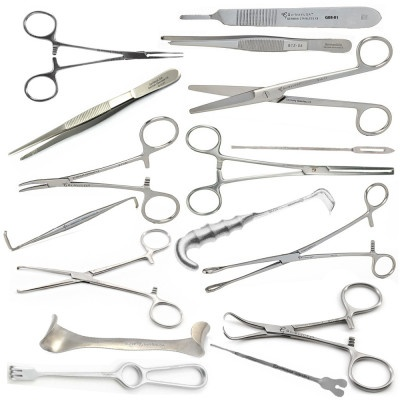
#> input picture color.jpg, 400 x 400 px
$ python image.py
#> lines starting #> are read from the running program, lines starting #| are printed output that depends on the picture; after the words box and inside, x2 and y2 are one past the last pixel; in counts of white or black regions, pixels touching at a corner belong together
### segmentation.py

def group( row,col,alpha,image,groupedImage):
    groupedImage[row][col]=alpha

    if 0<=row-1<len(groupedImage):
        if image[row-1][col]==True and groupedImage[row-1][col]==0:
            group(row-1,col,alpha,image,groupedImage)
    if 0<=row+1<len(groupedImage):
        if image[row+1][col]==True and groupedImage[row+1][col]==0:
            group(row+1,col,alpha,image,groupedImage)
    if 0<=col-1<len(groupedImage[0]):
        if image[row][col-1]==True and groupedImage[row][col-1]==0:
            group(row,col-1,alpha,image,groupedImage)
    if 0<=col+1<len(groupedImage[0]):
        if image[row][col+1]==True and groupedImage[row][col+1]==0:
            group(row,col+1,alpha,image,groupedImage)
    if 0<=row-1<len(groupedImage) and 0<=col+1<len(groupedImage[0]):
        if image[row-1][col+1]==True and groupedImage[row-1][col+1]==0:
            group(row-1,col+1,alpha,image,groupedImage)
    if 0<=row+1<len(groupedImage) and 0<=col-1<len(groupedImage[0]):
        if image[row+1][col-1]==True and groupedImage[row+1][col-1]==0:
            group(row+1,col-1,alpha,image,groupedImage)
    return 0

def segmentation1(image):
    import numpy as np
    groupedImage = np.zeros((len(image),len(image[0])), dtype=np.int32)
    count=0
    for row in range(0,len(groupedImage)):
        for col in range(0,len(groupedImage[0])):
            if image[row][col]==True and groupedImage[row][col]==0:
                count=count+1

                group(row,col,count,image,groupedImage)
    segmentedColorImage=np.zeros((len(image),len(image[0]),3), dtype=np.float64)

    for groupnum in range(0,groupedImage.max()+1):
        color=tuple(np.random.randint(256, size=3))
        for row in range(0,len(groupedImage)):
            for col in range(0,len(groupedImage[0])):
                if(groupedImage[row][col]==groupnum):
                    segmentedColorImage[row][col][0]=color[0]
                    segmentedColorImage[row][col][1]=color[1]
                    segmentedColorImage[row][col][2]=color[2]
    segmentedColorImage=segmentedColorImage/255
    return segmentedColorImage


def BinarImageConvertion(image):
    from skimage.filters import threshold_otsu
    #grayimage=image[:,:,0]*0.1140+image[:,:,1]*0.5870+image[:,:,2]*0.2989
    grayimage=image
    threshold=threshold_otsu(grayimage)
    thresholdimg=grayimage<threshold+35
    return thresholdimg


### image.py
import cv2
import matplotlib.pyplot as plt
import copy
from segmentation import segmentation1
from segmentation import BinarImageConvertion
from segmentation import group
import sys


sys.setrecursionlimit(10**6)


print("starting")


path = r'color.jpg'
img = cv2.imread(path, 0)
#> img: shape (400, 400); min 9, max 255, mean 235.7
thresholdimage=BinarImageConvertion(img)
#> in BinarImageConvertion, `threshold=threshold_otsu(grayimage)`: threshold = 207
#> in BinarImageConvertion, `thresholdimg=grayimage<threshold+35`:
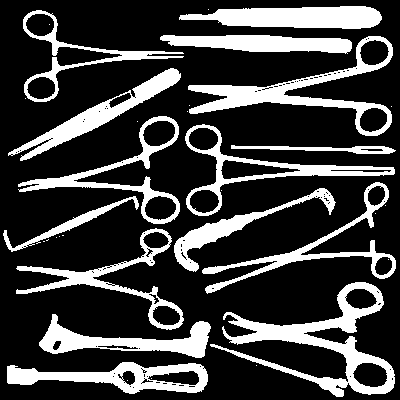
#> thresholdimg: shape (400, 400) bool; 24.5% white; 34 white regions (19 under 20 px), largest, box (x1, y1, x2, y2) and area: (210, 282, 395, 397) 5221, (188, 36, 393, 136) 3984, (179, 6, 382, 29) 3399
plt.imshow(thresholdimage)


segment=segmentation1(thresholdimage)
#> in segmentation1, `groupedImage = np.zeros((len(image),len(image[0])), dtype=np.int32)`: groupedImage: shape (400, 400) int32; every value is 0
#> after the loop in segmentation1, `for row in range(0,len(groupedImage)):`: count = 41
#> in segmentation1, `segmentedColorImage=np.zeros((len(image),len(image[0]),3), dtype=np.fl..`: segmentedColorImage: shape (400, 400, 3) float64; every value is 0
#> after the loop in segmentation1, `for groupnum in range(0,groupedImage.max()+1):`:
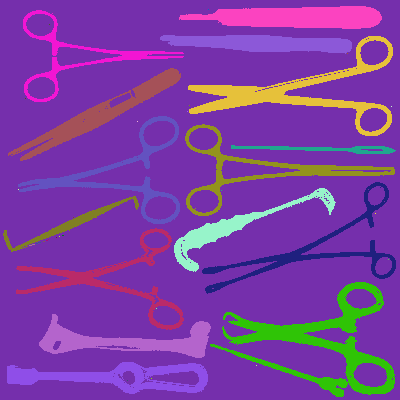
#> segmentedColorImage: shape (400, 400, 3) float64; mean of channels 0, 1, 2 161.2, 63.8, 124.6; drawn as B, G, R
plt.imshow(segment)

print("conversion done")
plt.imsave('xyz.jpg', segment)
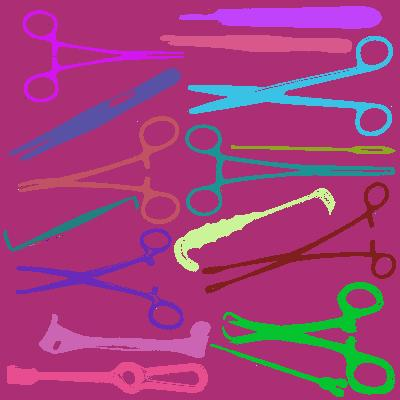
#> saved as xyz.jpg: shape (400, 400, 3); mean R, G, B 161.2, 63.2, 124.5
#> `# #cv2.imwrite('black.jpg',thresholdimg)`:
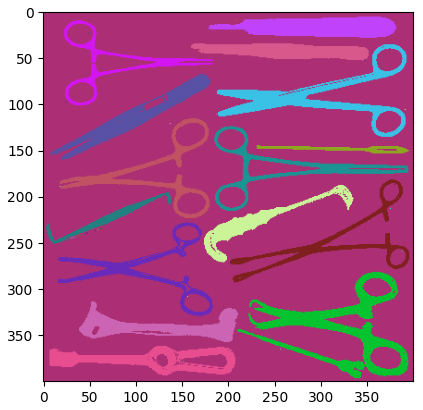
#> figure drawn by matplotlib, 1 panel


# [40 lines of commented-out code are left out]
